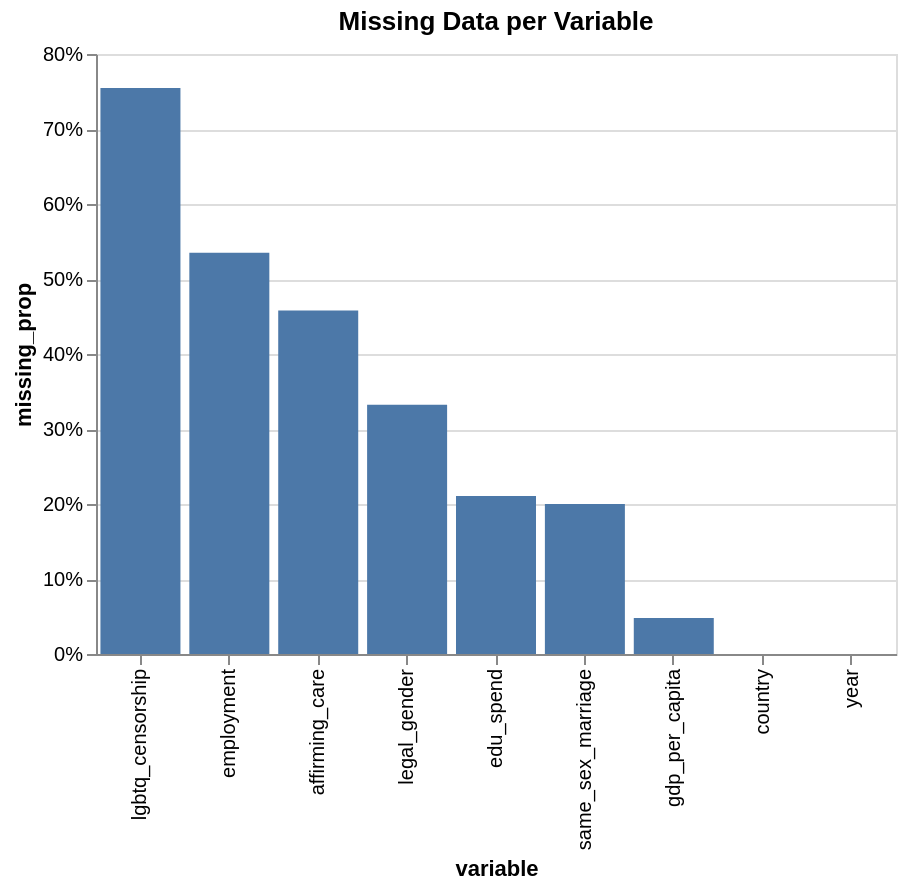

The code cell stored with this chart in its notebook:
### Markdown cell above
## 2. Aggregation Plots

### Code cell
missing_prop = (
    cleaned_rights.isnull()
      .mean()
      .reset_index()
      .rename(columns={"index": "variable", 0: "missing_prop"})
)

alt.Chart(missing_prop).mark_bar().encode(
    x=alt.X("variable").sort("-y"),
    y=alt.Y("missing_prop").axis(alt.Axis(format="%")),
    tooltip=["variable", "missing_prop"]
).properties(
    title="Missing Data per Variable",
    width=400,
    height=300
)

### Figure 1 — Vega-Lite specification as saved in the notebook (floating-point values rounded to 4 significant figures)
{"config": {"view": {"continuousWidth": 300, "continuousHeight": 300}}, "data": {"name": "data-5358ebfb512225d59a8c90de55366ed3"}, "mark": {"type": "bar"}, "encoding": {"tooltip": [{"field": "variable", "type": "nominal"}, {"field": "missing_prop", "type": "quantitative"}], "x": {"field": "variable", "sort": "-y", "type": "nominal"}, "y": {"axis": {"format": "%"}, "field": "missing_prop", "type": "quantitative"}}, "height": 300, "title": "Missing Data per Variable", "width": 400, "$schema": "https://vega.github.io/schema/vega-lite/v5.20.1.json", "datasets": {"data-5358ebfb512225d59a8c90de55366ed3": [{"variable": "country", "missing_prop": 0.0}, {"variable": "year", "missing_prop": 0.0}, {"variable": "gdp_per_capita", "missing_prop": 0.048}, {"variable": "edu_spend", "missing_prop": 0.2108}, {"variable": "same_sex_marriage", "missing_prop": 0.2}, {"variable": "lgbtq_censorship", "missing_prop": 0.7548}, {"variable": "employment", "missing_prop": 0.5351}, {"variable": "affirming_care", "missing_prop": 0.4579}, {"variable": "legal_gender", "missing_prop": 0.3322}]}}
